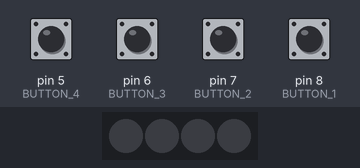
Simulated run of this sketch. Board: Arduino Uno, built with avr-gcc and run on an emulated ATmega328P. Shown: 4 RGB LEDs in strip order, left to right. The inputs (shaded band) are chosen by the test bench; at power-on: pin 5 (BUTTON_4), pin 6 (BUTTON_3), pin 7 (BUTTON_2), pin 8 (BUTTON_1) HIGH. Colours are those a GRB WS2812 strip shows for the declared byte order.

Above: at 1.2 s.
1.3 s: pin 5 (BUTTON_4) pulled LOW for 0.15 s
At 1.35 s:
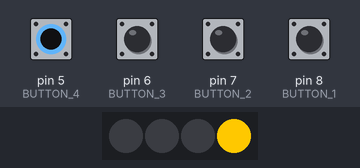
3.1 s: pin 6 (BUTTON_3) pulled LOW for 1 s
At 3.15 s:
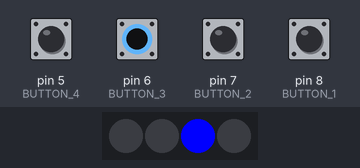
6.1 s: pin 7 (BUTTON_2) pulled LOW for 0.15 s
At 6.15 s:
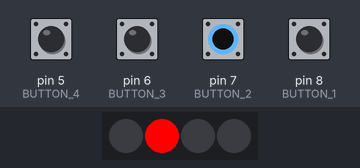
7.9 s: pin 8 (BUTTON_1) pulled LOW for 0.15 s
At 7.95 s:
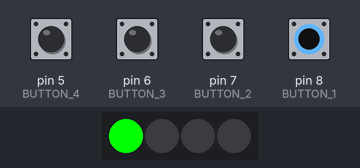
Timing chart, 0 to 10.7 s (numbered marks = the images above; inputs shaded):
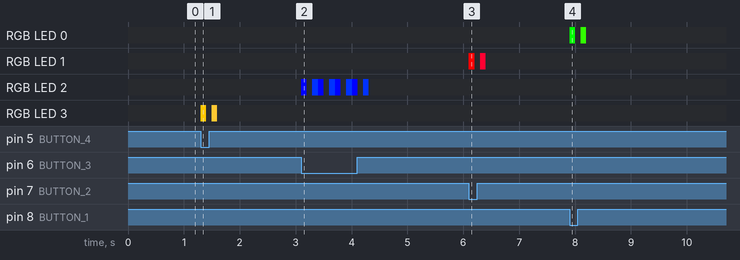

The sketch:

FourNewFriends.ino
```cpp
// (licence header left out)
#include <FastLED.h>

#define NUM_LEDS 4 // How many LEDs do we have?
#define LED_PIN 4  // What pin is our LEDs connected to?
#define BUTTON_1 8 // What pin is the first button connected to?
#define BUTTON_2 7 // What pin is the second button connected to?
#define BUTTON_3 6 // What pin is the third button connected to?
#define BUTTON_4 5 // What pin is the fourth button connected to?

CRGB leds[NUM_LEDS]; // Initialize the values of LEDs

/**
 * setup
 * --
 * The setup() function is called when a sketch starts. Use it to initialize variables, pin modes, start using libraries, etc.
 * This function will only run once, after each powerup or reset of the Arduino board.
 */
void setup() {

  FastLED.addLeds<WS2812, LED_PIN, RGB>(leds, NUM_LEDS); // Tell FastLED about what type of LEDs we have, how many we have, and where they are
  FastLED.setBrightness(255);                            // Tell FastLED we will be providing brightness values from 0 - 255 inclusive
                                                         // Note that 255 is equivalent to 2^8 - 1, or the amount of information you can store in a byte

  pinMode(BUTTON_1, INPUT_PULLUP); // initialize our button pins as inputs
  pinMode(BUTTON_2, INPUT_PULLUP);
  pinMode(BUTTON_3, INPUT_PULLUP);
  pinMode(BUTTON_4, INPUT_PULLUP);
}

/**
 * loop
 * --
 * The loop() function runs over and over again forever. We are using it to control the color our LED
 */
void loop() {
  if (digitalRead(BUTTON_1) == LOW) // When the first button is pressed, do the following
  {
    setLed(0, 255, 0, 0);  // Set the first LED to red
                           // Note that we start counting at 0 instead of 1 in code
    delay(100);            // Wait a tenth of a second
    clearLed(0);           // Clear the value written to the first LED
    delay(100);            // Wait a tenth of a second
    setLed(0, 255, 50, 0); // Set the first LED to orange-ish
    delay(100);            // Wait a tenth of a second
    clearLed(0);           // Clear the value written to the first LED
  }

  if (digitalRead(BUTTON_2) == LOW) // When the second button is pressed, do the following
  {                                 // Blink the second LED green and then lime green (see above for more details)
    setLed(1, 0, 255, 0);
    delay(100);
    clearLed(1);
    delay(100);
    setLed(1, 0, 255, 50);
    delay(100);
    clearLed(1);
  }

  if (digitalRead(BUTTON_3) == LOW) // When the third button is pressed, do the following
  {                                 // Blink the third LED blue and then lighter blue
    setLed(2, 0, 0, 255);
    delay(100);
    clearLed(2);
    delay(100);
    setLed(2, 50, 0, 255);
    delay(100);
    clearLed(2);
  }

  if (digitalRead(BUTTON_4) == LOW) // When the forth button is pressed, do the following
  {                                 // Blink the forth LED yellow and then yellow greenish
    setLed(3, 200, 255, 0);
    delay(100);
    clearLed(3);
    delay(100);
    setLed(3, 200, 255, 50);
    delay(100);
    clearLed(3);
  }
}

/**
 * setLed
 * @param ledId the address of the LED you want to set
 * @param r     the amount of red the LED should show
 * @param g     the amount of green the LED should show
 * @param b     the amount of blue the LED should show
 * --
 * The setLed() function sets the color value for the specified LED and asks FastLED to update the LEDs
 */
void setLed(int ledId, int r, int g, int b) {
  leds[ledId] = CRGB(r, g, b);
  FastLED.show();
}

/**
 * clearLed
 * @param ledId the address of the LED you want to set
 * --
 * The clearLed() function clears the color value for the specified LED and asks FastLED to update the LEDs
 */
void clearLed(int ledId) {
  leds[ledId] = CRGB(0, 0, 0);
  FastLED.show();
}
```

Measured:
- after the input at 1.3 s, RGB LED 3: off → RGB(255, 200, 0) at once, → off 0.10 s later, → RGB(255, 200, 50) 0.10 s later, → off 0.10 s later
- after the input at 3.1 s, RGB LED 2: off → RGB(0, 0, 255) at once, then repeats every 0.30 s: off 0.10 s, RGB(0, 50, 255) 0.10 s, RGB(0, 0, 255) 0.10 s, until it stays off from 4.3 s
- after the input at 6.1 s, RGB LED 1: off → RGB(255, 0, 0) at once, → off 0.10 s later, → RGB(255, 0, 50) 0.10 s later, → off 0.10 s later
- after the input at 7.9 s, RGB LED 0: off → RGB(0, 255, 0) at once, → off 0.10 s later, → RGB(50, 255, 0) 0.10 s later, → off 0.10 s later
